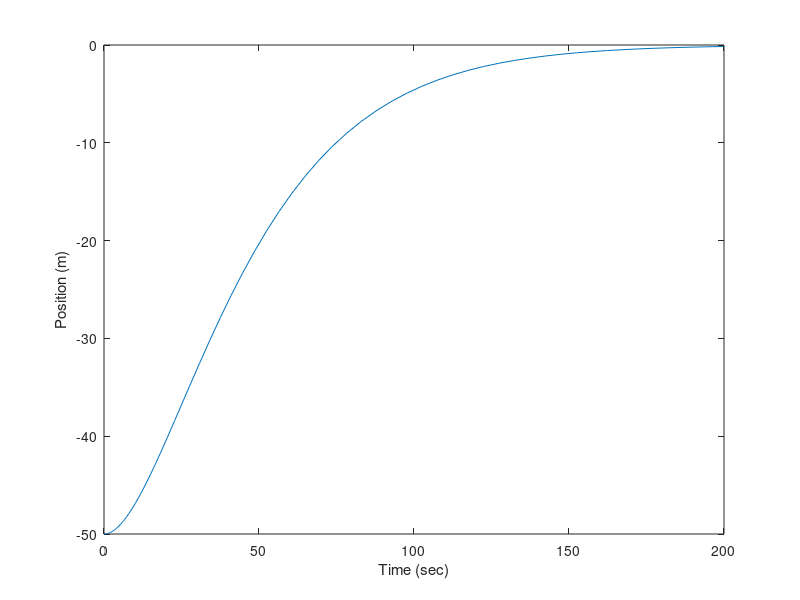
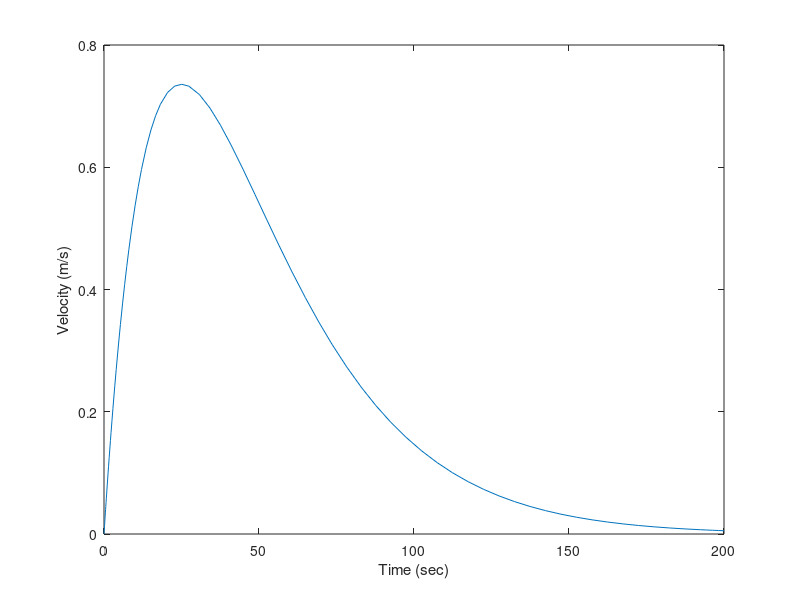
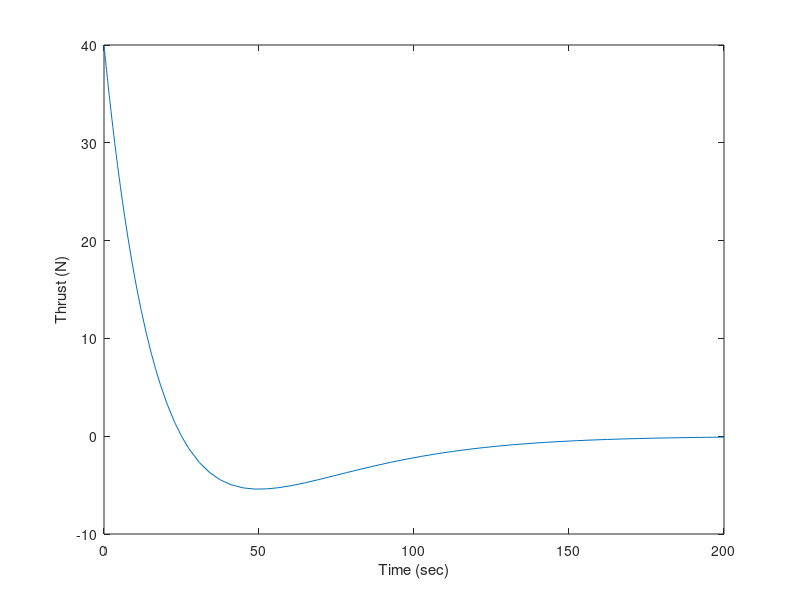

These figures' MATLAB source, in order:
function spacecraft()
global T

clc 
close all

%%%%Simulate System
[tout,xout] = ode45(@Derivatives,[0 200],[-50;0]);

%%%Make T a global and run through calculations
%%%so we can plot Thrust
T_vec = 0*tout;
for idx = 1:length(tout)
    dxdt  = Derivatives(tout(idx),xout(idx,:));
    T_vec(idx) = T;
end

%%%plot position
plot(tout,xout(:,1))
xlabel('Time (sec)')
ylabel('Position (m)')

%%%plot velocity
figure()
plot(tout,xout(:,2))
xlabel('Time (sec)')
ylabel('Velocity (m/s)')

%%%plot thrust
figure()
plot(tout,T_vec)
xlabel('Time (sec)')
ylabel('Thrust (N)')

function dxdt = Derivatives(t,xvec)
global T

%%%Extract state vector
x = xvec(1);
xdot = xvec(2);

%%%Givens
m = 500;

%%%Control Req's
Ts = 100; %%%You can play with this if you'd like to see how the system changes
wn = 4/Ts; %%This assume zeta = 1 or that OS = 0

%%%compute kp and kd based on OS and Ts req's
%%%we computed these by hand
kd = 2*m*wn; 
kp = m/4 * (kd/m)^2;

%%%Feedback control
T = -kp*x - kd*xdot;

%%%EOMs
xdbldot = T/m;

%%%Put back into matrix form. Might make more sense
%%%to use SS but whatever
dxdt = [xdot;xdbldot];
